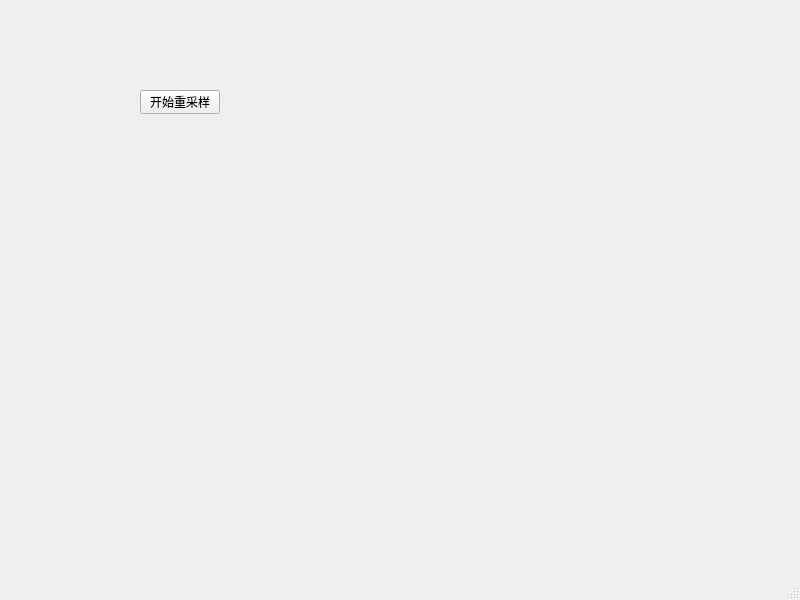
<?xml version="1.0" encoding="UTF-8"?>
<ui version="4.0">
 <class>MainWindow</class>
 <widget class="QMainWindow" name="MainWindow">
  <property name="geometry">
   <rect>
    <x>0</x>
    <y>0</y>
    <width>800</width>
    <height>600</height>
   </rect>
  </property>
  <property name="windowTitle">
   <string>MainWindow</string>
  </property>
  <widget class="QWidget" name="centralwidget">
   <widget class="QPushButton" name="recordAudioBtn">
    <property name="geometry">
     <rect>
      <x>140</x>
      <y>90</y>
      <width>80</width>
      <height>24</height>
     </rect>
    </property>
    <property name="text">
     <string>开始重采样</string>
    </property>
   </widget>
  </widget>
  <widget class="QMenuBar" name="menubar">
   <property name="geometry">
    <rect>
     <x>0</x>
     <y>0</y>
     <width>800</width>
     <height>29</height>
    </rect>
   </property>
  </widget>
  <widget class="QStatusBar" name="statusbar"/>
 </widget>
 <resources/>
 <connections/>
</ui>
